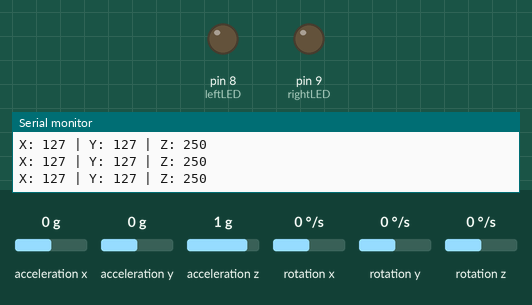
The sketch below on a simulated Arduino Uno, built with avr-gcc and run on an emulated ATmega328P. Shown: output pins drawn as LEDs (lit = HIGH), the last lines printed to the serial monitor. Dashed ring = blinking. The test bench sets the inputs (shaded band); at power-on: acceleration x 0 g, acceleration y 0 g, acceleration z 1 g, rotation x 0 °/s, rotation y 0 °/s, rotation z 0 °/s.

Above: at 1.2 s.
1.3 s: acceleration x set to -0.6 g
4.3 s: acceleration x set to -0.9 g
At 4.8 s:
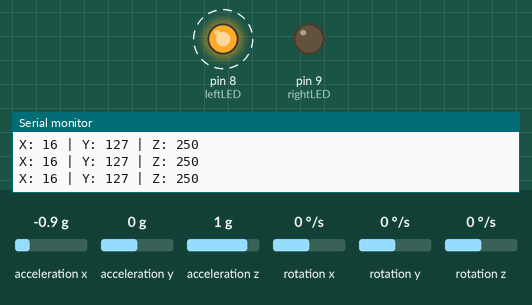
7.3 s: acceleration x set to -0.4 g
10.3 s: acceleration x set to -0.1 g
At 11.2 s:
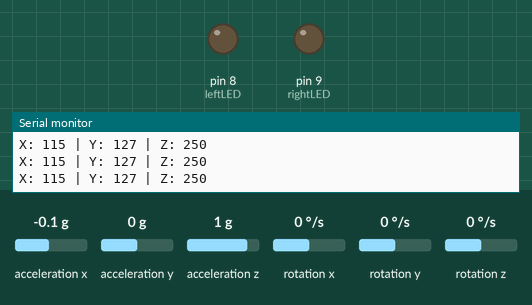
11.8 s: acceleration x set to 0.6 g
13.3 s: acceleration x set to 0.9 g
At 13.8 s:
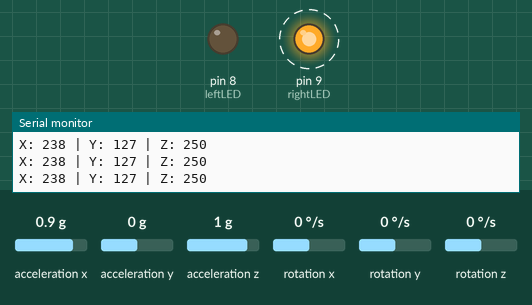
Timing chart, 0 to 17.3 s (numbered marks = the images above; inputs shaded):
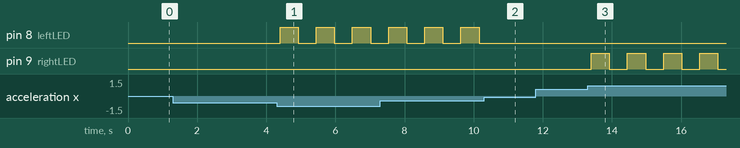

The sketch:

Gesture_Blinker_MPU6050.ino
```cpp
#include "Wire.h"
#include "I2Cdev.h"
#include "MPU6050.h"

MPU6050 mpu;
int16_t ax, ay, az;
int16_t gx, gy, gz;

struct MyData {
  byte X;
  byte Y;
  byte Z;
};

MyData data;

const int leftLED = 8;
const int rightLED = 9;

unsigned long lastBlinkTime = 0;
bool ledState = false;

bool leftBlinking = false;
bool rightBlinking = false;

const unsigned long blinkInterval = 500;  // ms

void setup() {
  Serial.begin(9600);
  Wire.begin();
  mpu.initialize();

  pinMode(leftLED, OUTPUT);
  pinMode(rightLED, OUTPUT);
}

void loop() {
  // Read sensor values
  mpu.getMotion6(&ax, &ay, &az, &gx, &gy, &gz);
  data.X = map(ax, -17000, 17000, 0, 255);
  data.Y = map(ay, -17000, 17000, 0, 255);
  data.Z = map(az, -17000, 17000, 0, 255);

  Serial.print("X: ");
  Serial.print(data.X);
  Serial.print(" | Y: ");
  Serial.print(data.Y);
  Serial.print(" | Z: ");
  Serial.println(data.Z);

  // Define tilt ranges
  bool isLeftTilt = (data.X < 40);
  bool isRightTilt = (data.X > 220);
  bool isStraight = (data.X >= 100 && data.X <= 160);

  unsigned long currentMillis = millis();

  // LEFT tilt detected
  if (isLeftTilt) {
    leftBlinking = true;
    rightBlinking = false;
    digitalWrite(rightLED, LOW); // stop right if it was on
  }

  // RIGHT tilt detected
  else if (isRightTilt) {
    rightBlinking = true;
    leftBlinking = false;
    digitalWrite(leftLED, LOW); // stop left if it was on
  }

  // STRAIGHT position
  else if (isStraight) {
    leftBlinking = false;
    rightBlinking = false;
    digitalWrite(leftLED, LOW);
    digitalWrite(rightLED, LOW);
  }

  // Blinking logic
  if (leftBlinking || rightBlinking) {
    if (currentMillis - lastBlinkTime >= blinkInterval) {
      lastBlinkTime = currentMillis;
      ledState = !ledState;

      if (leftBlinking) {
        digitalWrite(leftLED, ledState);
      }
      if (rightBlinking) {
        digitalWrite(rightLED, ledState);
      }
    }
  }

  delay(100);
}
```

Measured:
- the behaviour switches between -0.7 and -0.8 g on acceleration x (found by bisection; images 0 and 1)
- the behaviour switches between -0.3 and -0.2 g on acceleration x (found by bisection; images 1 and 2)
- the behaviour switches between 0.7 and 0.8 g on acceleration x (found by bisection; images 2 and 3)
- after the input at 4.3 s, pin 8 (leftLED): alternates HIGH for 0.52 s and LOW for 0.52 s, starting after 0.10 s
- after the input at 10.3 s, pin 8 (leftLED): stays LOW (without the input it goes to HIGH after 0.38 s)
- after the input at 13.3 s, pin 9 (rightLED): alternates HIGH for 0.52 s and LOW for 0.52 s, starting after 0.10 s
